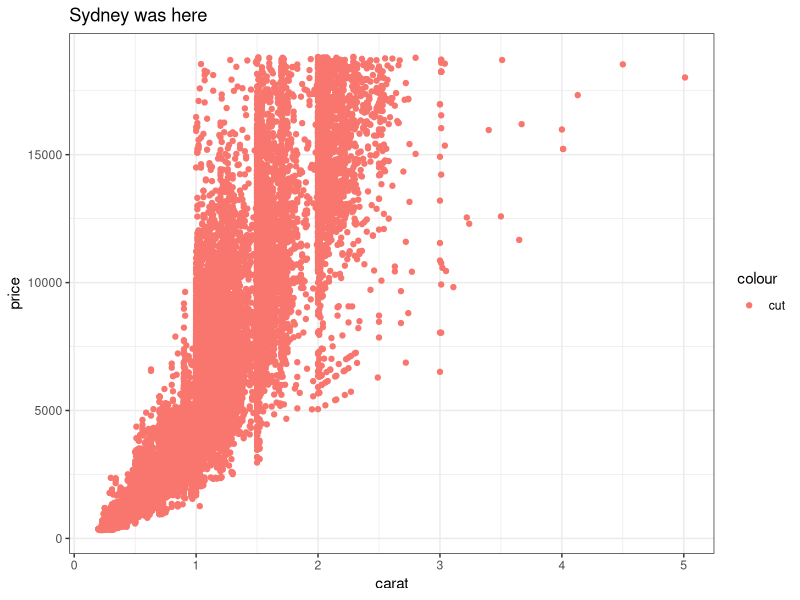
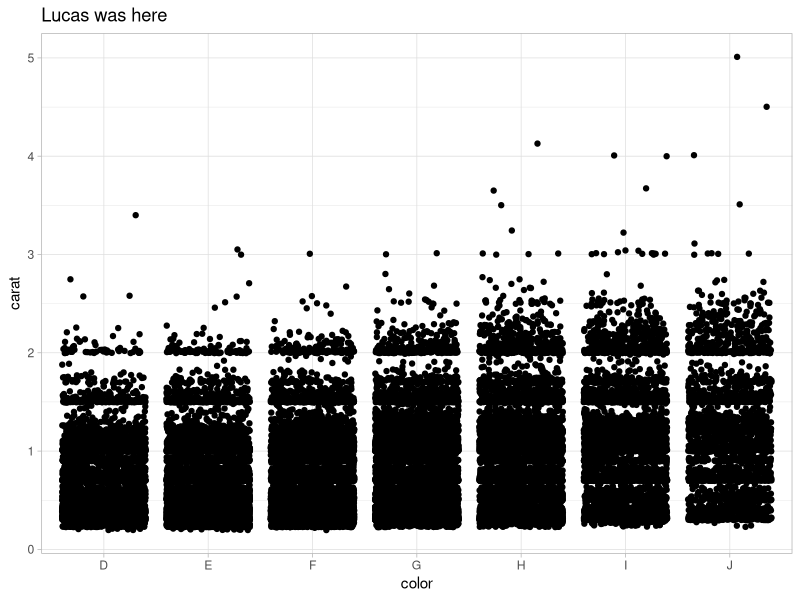
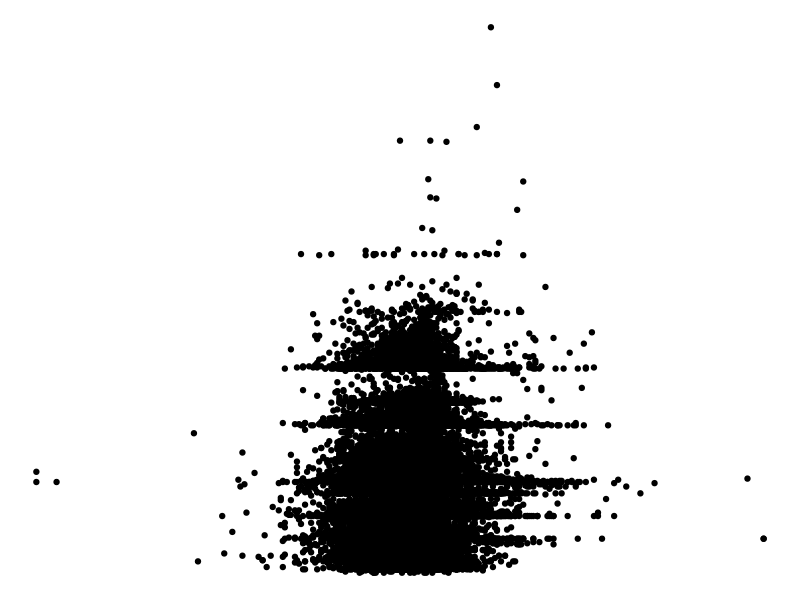

The R script that drew these images, in order:
## ---- chunk 1
knitr::opts_chunk$set(echo = TRUE)
library(tidyverse)
## ---- chunk 2
# Partner 1: 
# Run the code below to see the original graph
# Change the code below to make the point color change based on 'cut', and update the theme to theme_bw(). Update the title to include your first name. 

ggplot(data = diamonds, aes(x = carat, y = price)) +
  geom_point(aes(color = "cut")) +
  theme_bw() +
  labs(title = "Sydney was here")
## ---- chunk 3
# Partner 2: 
# Run the code below to see the original graph
# Change the code below to make the geom a geom_jitter, and update the theme to theme_light. Update the title to include your first name. 

ggplot(data = diamonds, aes(x = color, y = carat)) +
  geom_jitter() +
  theme_light() +
  labs(title = "Lucas was here")
## ---- chunk 4
ggplot(data = diamonds, aes(x = depth, y = carat)) +
  geom_point() +
  theme_void()
## ---- chunk 5

